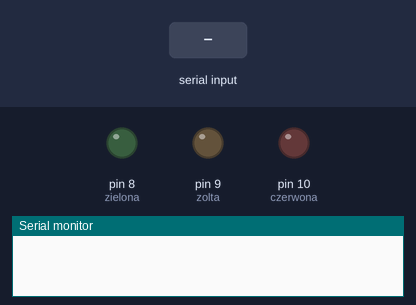
The sketch below on a simulated Arduino Uno, built with avr-gcc and run on an emulated ATmega328P. Shown: output pins drawn as LEDs (lit = HIGH), the last lines printed to the serial monitor. Inputs (shaded band) come from the test bench.

Above: at 1.2 s.
1.3 s: "zielona\n" received over Serial
At 2.5 s:
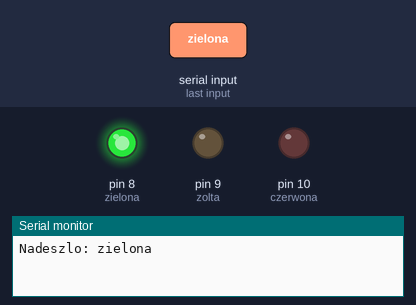
2.8 s: "zolta\n" received over Serial
At 3.7 s:
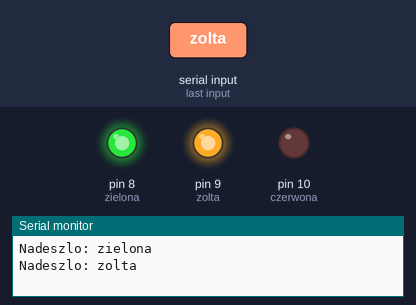
4.3 s: "czerwona\n" received over Serial
At 5.0 s:
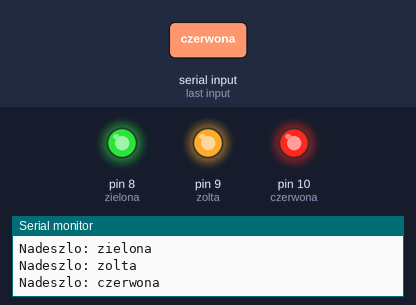
5.8 s: "zielona\n" received over Serial
At 6.1 s:
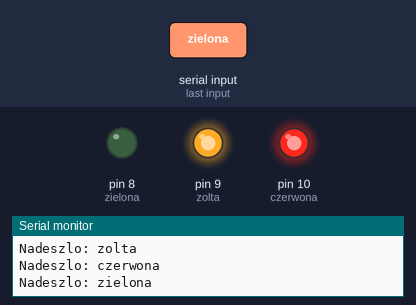
7.3 s: "zolta\n" received over Serial
At 8.4 s:
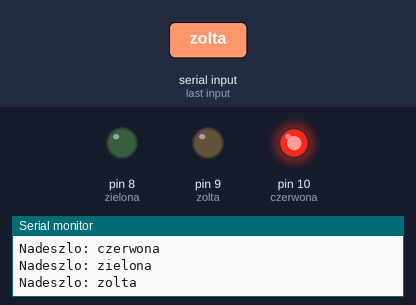
Timing chart, 0 to 9.8 s (numbered marks = the images above; inputs shaded):
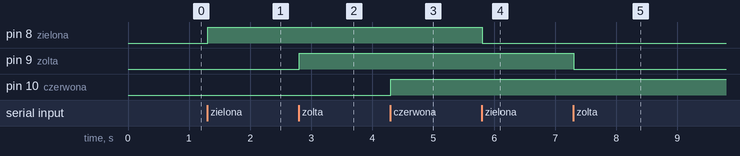

The sketch:

Komunikacja2Stronna.ino
```cpp
String odebraneDane = "";
int zielona = 8;
int zolta = 9;
int czerwona = 10;
bool zielonaOn = false;
bool zoltaOn = false;
bool czerwonaOn = false;

void setup() {
  Serial.begin(9600);
  pinMode(zielona, OUTPUT);
  pinMode(zolta, OUTPUT);
  pinMode(czerwona, OUTPUT);

  digitalWrite(zielona, LOW);
  digitalWrite(zolta, LOW);
  digitalWrite(czerwona, LOW);
}

void loop() {
  if (Serial.available() > 0) {
    odebraneDane = Serial.readStringUntil('\n');
    Serial.println("Nadeszlo: " + odebraneDane);
      if (odebraneDane == "zielona") {
        if (zielonaOn == false) {
          digitalWrite(zielona, HIGH);
          zielonaOn = true;
        }
        else {
          digitalWrite(zielona, LOW);
          zielonaOn = false;
        }

    }
    else if (odebraneDane == "zolta") {
      if (zoltaOn == false) {
          digitalWrite(zolta, HIGH);
          zoltaOn = true;
        }
        else {
          digitalWrite(zolta, LOW);
          zoltaOn = false;
        }
    }
    else if (odebraneDane == "czerwona") {
      if (czerwonaOn == false) {
          digitalWrite(czerwona, HIGH);
          czerwonaOn = true;
        }
        else {
          digitalWrite(czerwona, LOW);
          czerwonaOn = false;
        }
    }
    else {
      Serial.println("Bledne dane!");
    }
  }

}
```

Measured:
- after the input at 1.3 s, pin 8 (zielona): LOW → HIGH at once
- after the input at 2.8 s, pin 9 (zolta): LOW → HIGH at once
- after the input at 4.3 s, pin 10 (czerwona): LOW → HIGH at once
- after the input at 5.8 s, pin 8 (zielona): HIGH → LOW at once
- after the input at 7.3 s, pin 9 (zolta): HIGH → LOW at once
